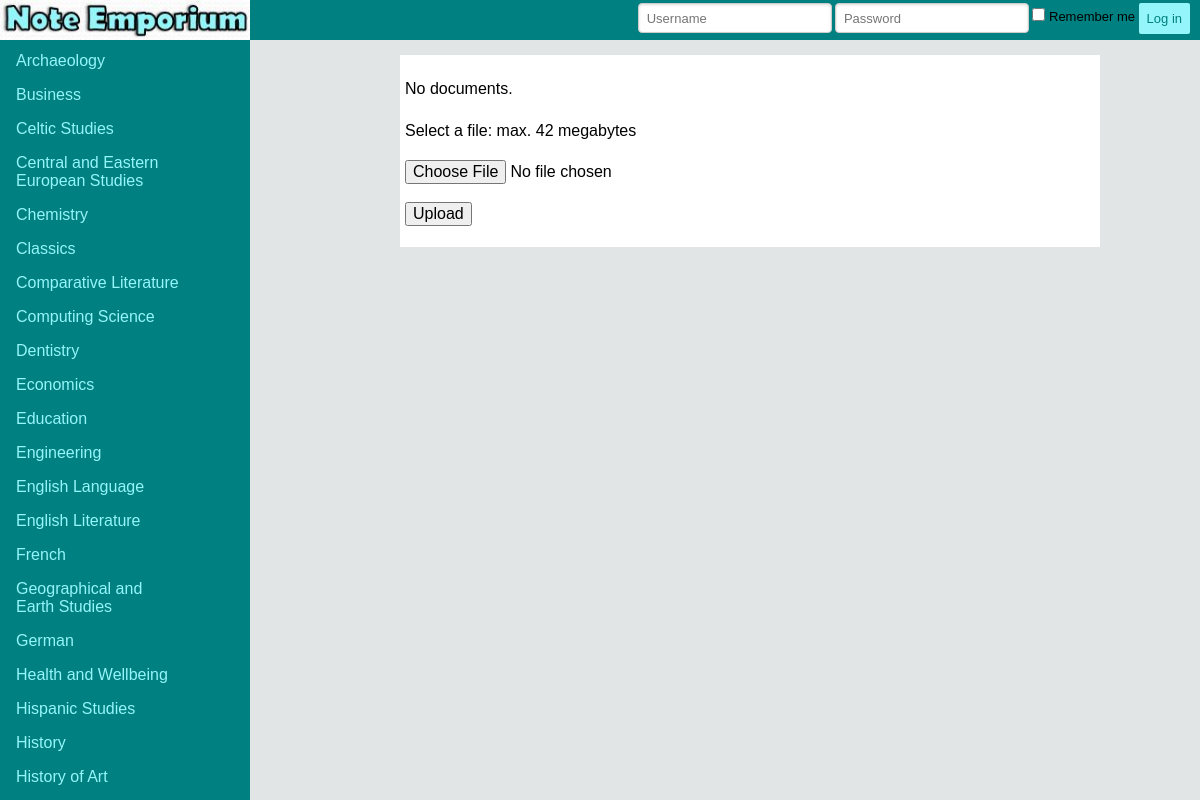
Page /note/upload/ on the earlier database version.
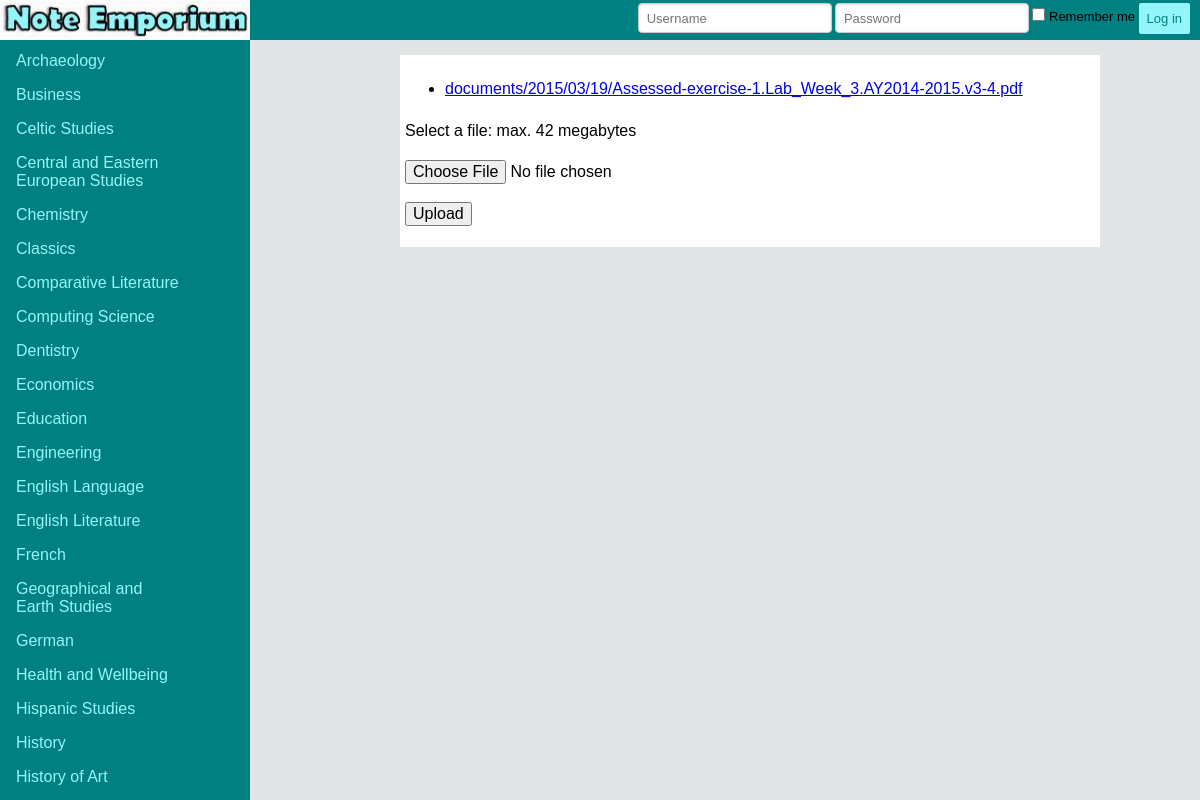
Same page on the later database version.
### note/models.py (models this page shows)
class Document(models.Model):
    docfile = models.FileField(upload_to='documents/%Y/%m/%d') # maybe need unicode

### note/views.py (the view)
def list(request):
    if request.method == 'POST':
        form = DocumentForm(request.POST, request.FILES)
        if form.is_valid():
            newdoc = Document(docfile = request.FILES['docfile'])
            newdoc.save()
            return HttpResponseRedirect(reverse('note.views.list'))
    else:
        form = DocumentForm() # A empty, unbound form
    documents = Document.objects.all()
    return render_to_response(
        'noteemp/upload.html',
        {'documents': documents, 'form': form},
        context_instance=RequestContext(request)
    )

### note/forms.py
class DocumentForm(forms.Form):
    docfile = forms.FileField(
        label='Select a file',
        help_text='max. 42 megabytes'
    )

### templates/noteemp/upload.html (shortened to what this page needs)
{% extends 'base.html' %}
{% block content %}
    <body>
    {% if documents %}
        <ul>
        {% for document in documents %}
            <li><a href="{{ document.docfile.url }}">{{ document.docfile.name }}</a></li>
        {% endfor %}
        </ul>
    {% else %}
        <p>No documents.</p>
    {% endif %}
        <form action="{% url 'list' %}" method="post" enctype="multipart/form-data">
            <p>{{ form.docfile.label_tag }} {{ form.docfile.help_text }}</p>
            <p>
                {{ form.docfile }}
            </p>
            <p><input type="submit" value="Upload" /></p>
        </form>
    </body>
{% endblock %}

Differences in the rows shown:
added Document: docfile.name "documents/2015/03/19/Assessed-exercise-1.Lab_Week_3.AY2014-2015.v3-4.pdf"
Other differences:
text no longer shown: "No documents."
